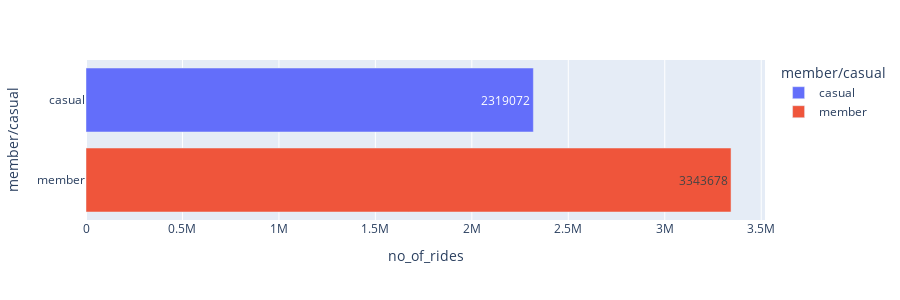

Notebook cell for this chart:
### Code cell
plot_2 = tripdata_21_22.groupby(['member_casual'], as_index=False).count()

px.bar(plot_2,
       x='ride_id',
       y="member_casual",
       color = "member_casual",
       height =300,
       text = 'ride_id',
       labels = {'ride_id' : 'no_of_rides' ,'member_casual':'member/casual'},
       hover_name = 'member_casual',hover_data = {'member_casual' : False })

### Figure 1 — Plotly figure (JSON) as saved in the notebook; plotly's stock layout.template omitted (floating-point values rounded to 4 significant figures)
{"data": [{"alignmentgroup": "True", "hovertemplate": "<b>%{hovertext}</b><br><br>no_of_rides=%{text}<extra></extra>", "hovertext": ["casual"], "legendgroup": "casual", "marker": {"color": "#636efa", "pattern": {"shape": ""}}, "name": "casual", "offsetgroup": "casual", "orientation": "h", "showlegend": true, "text": [2319072], "textposition": "auto", "type": "bar", "x": [2319072], "xaxis": "x", "y": ["casual"], "yaxis": "y"}, {"alignmentgroup": "True", "hovertemplate": "<b>%{hovertext}</b><br><br>no_of_rides=%{text}<extra></extra>", "hovertext": ["member"], "legendgroup": "member", "marker": {"color": "#EF553B", "pattern": {"shape": ""}}, "name": "member", "offsetgroup": "member", "orientation": "h", "showlegend": true, "text": [3343678], "textposition": "auto", "type": "bar", "x": [3343678], "xaxis": "x", "y": ["member"], "yaxis": "y"}], "layout": {"barmode": "relative", "height": 300, "legend": {"title": {"text": "member/casual"}, "tracegroupgap": 0}, "margin": {"t": 60}, "xaxis": {"anchor": "y", "domain": [0, 1], "title": {"text": "no_of_rides"}}, "yaxis": {"anchor": "x", "categoryarray": ["member", "casual"], "categoryorder": "array", "domain": [0, 1], "title": {"text": "member/casual"}}}}
